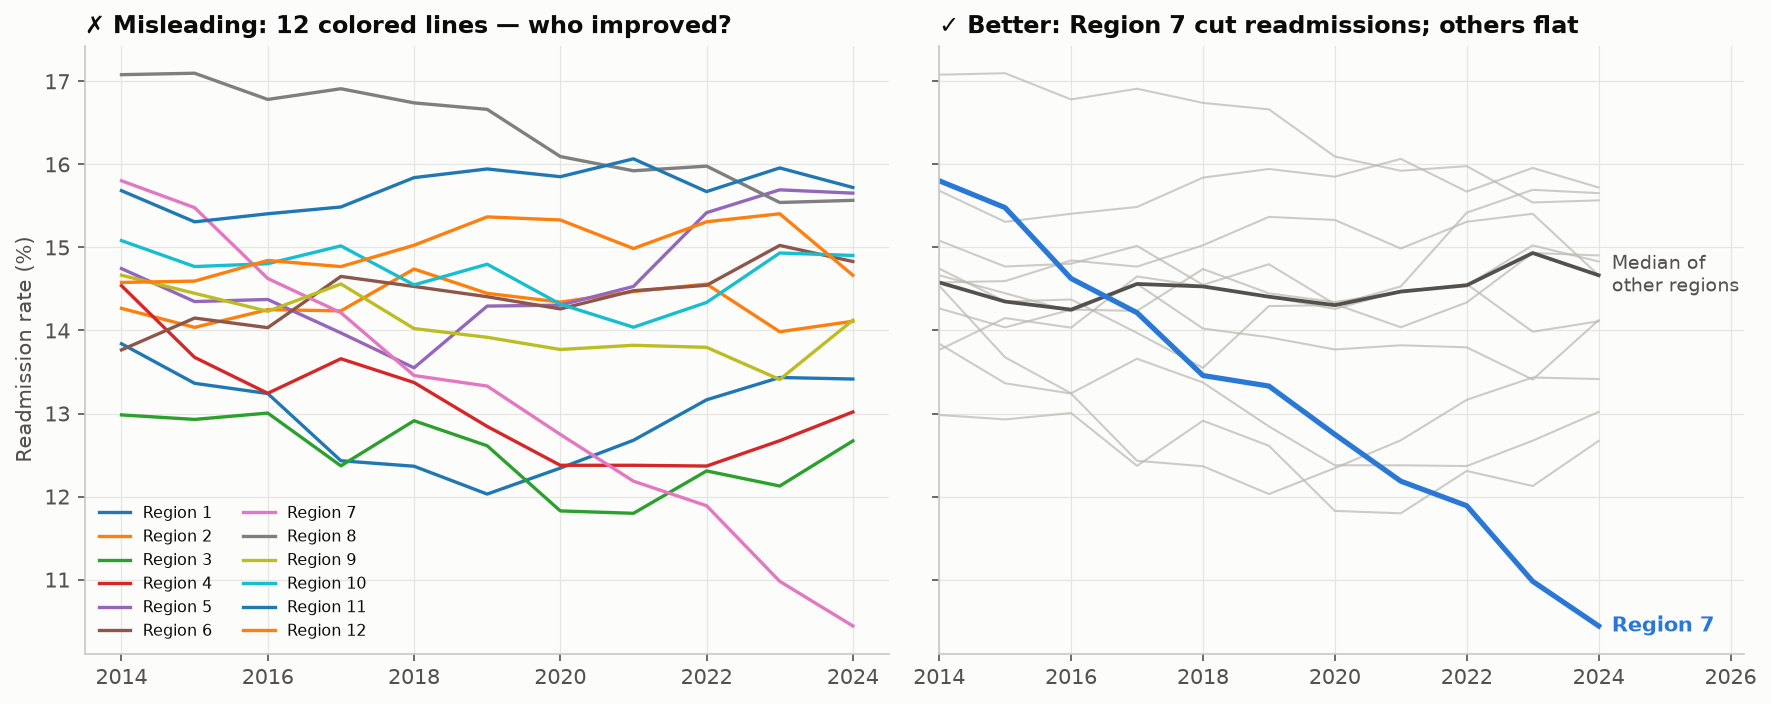

This chart was generated by the following Python code:
"""
Spaghetti Chart vs. Highlight  -  family: Bad vs. good

DESIGN PURPOSE
Plotting a dozen or more colored lines together produces a "spaghetti" tangle.
Colors run out and repeat, the legend becomes a lookup puzzle, and no single
story stands out. The reader cannot follow any one line.

WHEN TO USE
  - Highlight the one or two series that carry the message and gray the rest
    as context
  - Use small multiples when every series matters equally

AVOID WHEN
  - More than ~4–5 series on one line chart, each with its own color
  - Default color cycles that repeat hues after 8–10 series

ALTERNATIVES
  - Highlight one series, gray the rest (with direct labels)
  - Small multiples with the other series as a gray background
  - Interactive chart with hover-to-highlight

EXAMPLE
Hospital readmission rate (%) for 12 regions, 2014–2024.

Run:  python spaghetti_vs_highlight.py
"""
import sys
from pathlib import Path

import numpy as np
import pandas as pd
import matplotlib.pyplot as plt

# Library style: categorical colors in fixed order, recessive axes, hairline grid.
PALETTE = ["#2a78d6", "#eb6834", "#1baf7a", "#eda100",
           "#e87ba4", "#008300", "#6250d6", "#e34948"]
SEQ_CMAP = "Blues"      # sequential: one hue, light -> dark
DIV_CMAP = "RdBu_r"     # diverging: two opposite hues, neutral midpoint
GRAY = "#b8b7b1"        # de-emphasised marks
plt.rcParams.update({
    "figure.figsize": (8, 4.8), "figure.dpi": 110, "figure.facecolor": "#fcfcfb",
    "axes.facecolor": "#fcfcfb", "axes.edgecolor": "#c9c8c3", "axes.linewidth": 0.8,
    "axes.spines.top": False, "axes.spines.right": False,
    "axes.grid": True, "grid.color": "#e6e5e1", "grid.linewidth": 0.6, "axes.axisbelow": True,
    "axes.prop_cycle": plt.cycler(color=PALETTE),
    "axes.titlesize": 13, "axes.titleweight": "bold", "axes.titlelocation": "left",
    "axes.labelcolor": "#52514e", "xtick.color": "#52514e", "ytick.color": "#52514e",
    "text.color": "#0b0b0b", "font.size": 10, "lines.linewidth": 2,
    "legend.frameon": False,
})

# --- Example data ------------------------------------------------------------
rng = np.random.default_rng(8)
years = np.arange(2014, 2025)
series = {}
for i in range(12):
    base = rng.uniform(13, 17) + np.cumsum(rng.normal(0, 0.35, len(years)))
    series[f"Region {i + 1}"] = base
series["Region 7"] = 16 - 0.55 * (years - 2014) + rng.normal(0, 0.2, len(years))
df = pd.DataFrame(series, index=years)
df.round(1).head()

# --- Plot --------------------------------------------------------------------
fig, (ax1, ax2) = plt.subplots(1, 2, figsize=(12, 4.8), sharey=True)

# Misleading: 12 colors, a legend, no focus.
cmap = plt.get_cmap("tab10")
for i, col in enumerate(df.columns):
    ax1.plot(df.index, df[col], color=cmap(i % 10), linewidth=1.6, label=col)
ax1.legend(ncol=2, fontsize=7.5, loc="lower left")
ax1.set_ylabel("Readmission rate (%)")
ax1.set_title("✗ Misleading: 12 colored lines — who improved?", fontsize=11.5)

# Better: gray context, one highlight, the median for reference, direct labels.
for col in df.columns:
    ax2.plot(df.index, df[col], color=GRAY, linewidth=1, alpha=0.7)
med = df.drop(columns="Region 7").median(axis=1)
ax2.plot(df.index, med, color="#52514e", linewidth=1.8)
ax2.plot(df.index, df["Region 7"], color=PALETTE[0], linewidth=2.5)
ax2.text(years[-1] + 0.2, df["Region 7"].iloc[-1], "Region 7", color=PALETTE[0],
         va="center", fontsize=10, fontweight="bold")
ax2.text(years[-1] + 0.2, med.iloc[-1], "Median of\nother regions", color="#52514e",
         va="center", fontsize=9)
ax2.set_xlim(years[0], years[-1] + 2.2)
ax2.set_title("✓ Better: Region 7 cut readmissions; others flat", fontsize=11.5)
fig.tight_layout()

# --- Save / show -------------------------------------------------------------
out = Path(__file__).with_name(Path(__file__).stem + ".png")
fig.savefig(out, dpi=150, bbox_inches="tight")
print(f"saved {out}")
if "--no-show" not in sys.argv:
    plt.show()
